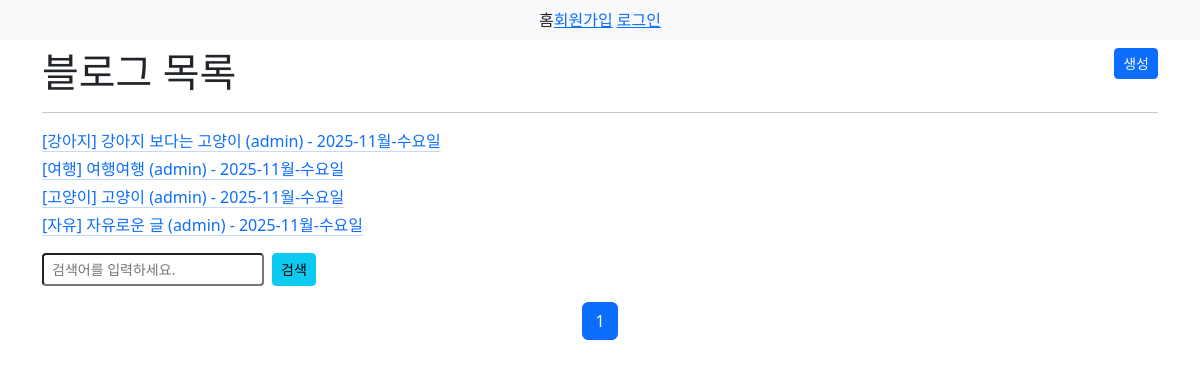
The page / on the database its author committed.
### blogapp/models.py (models this page shows, shortened)
class Blog(models.Model):
  CATEGORY_CHOICES = (
    ('free', '자유'),
    ('travel', '여행'),
    ('cat', '고양이'),
    ('dog', '강아지'),
  )
  category = models.CharField('카테고리', max_length=10, choices=CATEGORY_CHOICES, default='free')
  title = models.CharField('제목', max_length=100)
  content = models.TextField('본문')
  author = models.ForeignKey(User, on_delete=models.CASCADE)
  image = models.ImageField('이미지', null=True, blank=True, upload_to='blog/%Y/%m/%d')
  thumbnail = models.ImageField('썸네일', null=True, blank=True, upload_to='blog/%Y/%m/%d/thumbnail')
  created_at = models.DateTimeField('작성일자', auto_now_add=True)
  updated_at = models.DateTimeField('수정일자', auto_now=True)
  class Meta:
    verbose_name = 'blog'
    verbose_name_plural = 'blog list'

### blogapp/cb_views.py (the view)
# urls.py: path('', cb_views.BlogListView.as_view(), name='list'),
class BlogListView(ListView):
    queryset = Blog.objects.all().order_by('-created_at')
    template_name = 'blog_list.html'
    paginate_by = 10
    def get_queryset(self):
      queryset = super().get_queryset()
      q = self.request.GET.get('q')
      if q:
        queryset = queryset.filter(
          Q(title__icontains=q) |
          Q(description__icontains=q)
        )
      return queryset

### templates/blog_list.html (shortened to what this page needs)
{% extends 'base.html' %}
{% block content %}
    <div class="mt-2">
        <h1 class="d-inline">블로그 목록 {{ count }}</h1>
        <a href="{% url 'blog:create' %}" class="float-end btn btn-sm btn-primary">생성</a>
    </div>
    <hr>
{% for blog in object_list %}
    <div class="my-1">
        <a href="{% url 'blog:detail' blog.pk %}"
           class="link-primary link-offset-2 link-underline-offset-2 link-underline-opacity-25 link-underline-opacity-100-hover row">
            <span class="col-10">
            [{{ blog.get_category_display }}]
            {{ blog.title }}
                ({{ blog.author.username }})
              - {{ blog.created_at | date:'Y-M-D' }}
            </span>
        </a>
    </div>
{% endfor %}
<form method="get" class="my-3 d-flex">
    <input class="form-control-sm" name='q' type="text" placeholder="검색어를 입력하세요."
           value='{% if request.GET.q %}{{ request.GET.q }}{% endif %}'>
    <button class="btn btn-sm btn-info ms-2">검색</button>
</form>
    {% include 'pagination.html' %}
{% endblock %}

### templates/base.html (shortened to what this page needs)
{% load static %}
<!DOCTYPE html>
<html lang="en">
<head>
    <link href="{% static 'css/bootstrap.css' %}" rel="stylesheet">
</head>
<body>
    <nav class="d-flex justify-content-center py-2 px-4 bg-light text-dark">
        <div style="display: flex; align-items: center; justify-content: space-around;">
            <a class='text-decoration-none text-dark' href="{% url 'blog:list' %}">홈</a>
        </div>
        <div style="text-align: right">
            {% if request.user.is_authenticated %}
                <form action="{% url 'logout' %}" method="POST" class="d-inline">
                    {% csrf_token %}
                    <button class="btn btn-danger btn-sm">로그아웃</button>
                </form>
            {{ request.user.username }}
            {% else %}
                <a href="{% url 'signup' %}">회원가입</a>
                <a href="{% url 'login' %}">로그인</a>
            {% endif %}
        </div>
    </nav>
    <div class="container">
        {% block content %} {% endblock %}
    </div>
</body>
</html>

### templates/pagination.html (shortened to what this page needs)
<div class="d-flex justify-content-center">
    <ul class="pagination">
      {% for i in page_obj.paginator.page_range %}
        {% if page_obj.number == i %}
          <li class="page-item">
            <a class="page-link active" href="#">
              {{ i }}
            </a>
        </li>
        {% elif i > page_obj.number|add:-3 and i < page_obj.number|add:3 %}
          <li class="page-item">
            <a class="page-link" href="?page={{ i }}{% if request.GET.q %}&q={{ request.GET.q }}{% endif %}{% if fragment %}#{{ fragment }}{% endif %}">{{ i }}</a>
          </li>
        {% endif %}
      {% endfor %}
    </ul>
  </div>

### rows shown on the page
Blog: category "강아지", title "강아지 보다는 고양이", author.username "admin", created_at "2025-11월-수요일"
Blog: category "여행", title "여행여행", author.username "admin", created_at "2025-11월-수요일"
Blog: category "고양이", title "고양이", author.username "admin", created_at "2025-11월-수요일"
Blog: category "자유", title "자유로운 글", author.username "admin", created_at "2025-11월-수요일"

### other values the page prints
{{ i }} "1"
